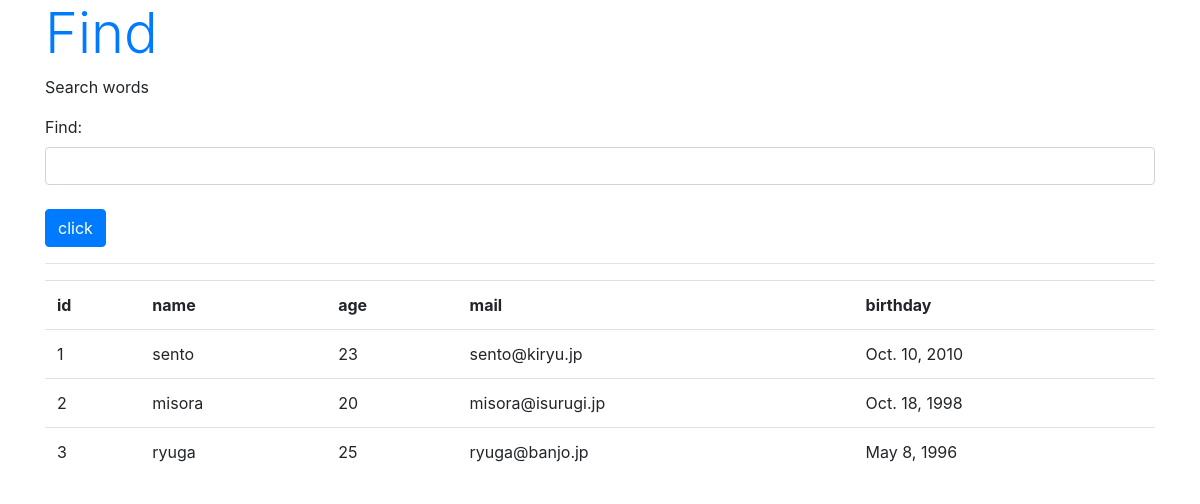
Before: /model/find with the older database file.
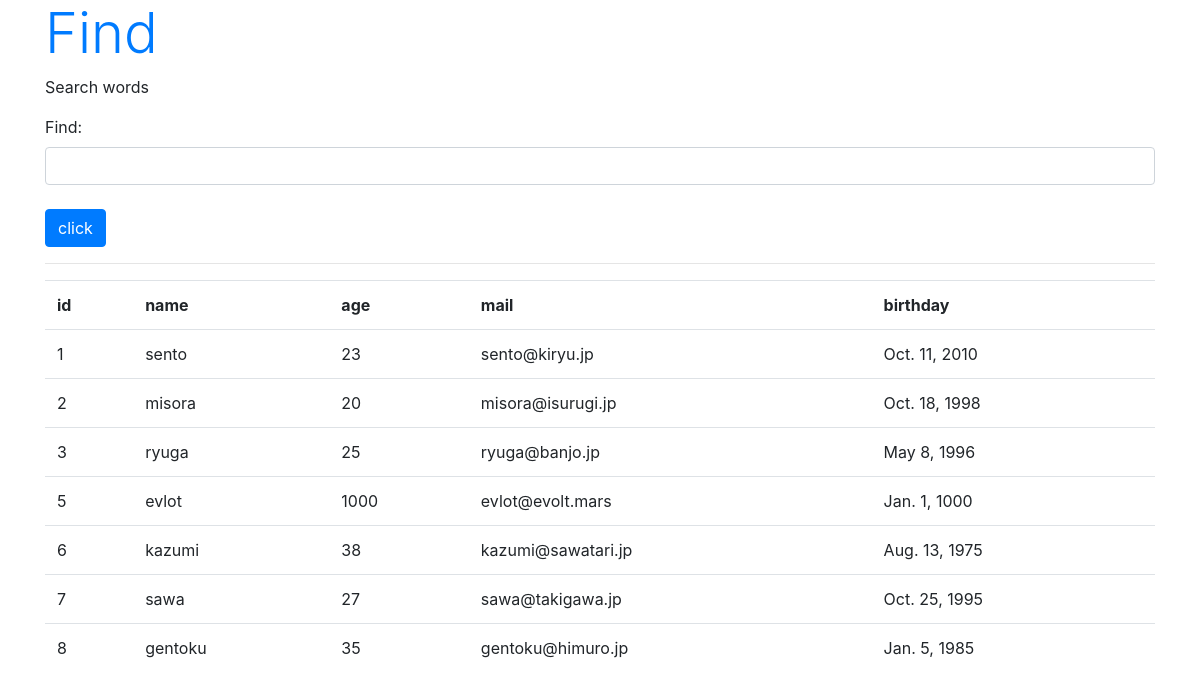
After: the same page with the newer database file.
### chapter3/models.py (models this page shows, shortened)
class Friend(models.Model):
    name = models.CharField(
        max_length=100,
        validators=[number_only]
    )
    mail = models.EmailField(max_length=200)
    gender = models.BooleanField()
    age = models.IntegerField()
    birthday = models.DateField()

### chapter3/views.py (the view)
def find(request):
    if request.method == "POST":
        form = FindForm(request.POST)
        find = request.POST["find"]
        val = find.split()
        sql = 'select * from chapter3_friend'
        if (find != ''):
            sql += ' where ' + find
        data = Friend.objects.raw(sql)
        msg = sql
    else:
        msg = "Search words"
        form = FindForm()
        data = Friend.objects.all()
    params = {
        "title": "Find",
        "message": msg,
        "form": form,
        "data": data,
    }
    return render(request, "chapter3/find.html", params)

### chapter3/forms.py
class FindForm(forms.Form):
    find = forms.CharField(
        label="Find",
        required=False,
        widget=forms.TextInput(attrs={"class": "form-control"}),
    )

### chapter3/templates/chapter3/find.html (shortened to what this page needs)
{% load static %}
<!DOCTYPE html>
<html lang="ja">
  <head>
    <link
      rel="stylesheet"
      href="https://stackpath.bootstrapcdn.com/bootstrap/4.3.1/css/bootstrap.min.css"
    />
  </head>
  <body class="container">
    <h1 class="display-4 text-primary">{{ title }}</h1>
    <p>{{message|safe}}</p>
    <form action="{% url 'find'%}" method="post">
      {% csrf_token %} {{ form.as_p }}
      <tr>
        <td>
          <input type="submit" value="click" class="btn btn-primary mt-2" />
        </td>
      </tr>
    </form>
    <hr />
    <table class="table">
      <tr>
        <th>id</th>
        <th>name</th>
        <th>age</th>
        <th>mail</th>
        <th>birthday</th>
      </tr>
      {% for item in data %}
      <tr>
        <td>{{ item.id }}</td>
        <td>{{ item.name }}</td>
        <td>{{ item.age }}</td>
        <td>{{ item.mail }}</td>
        <td>{{ item.birthday }}</td>
      </tr>
      {% endfor %}
    </table>
  </body>
</html>

Changed rows visible on the page:
changed Friend "sento": birthday "Oct. 10, 2010" → "Oct. 11, 2010"
added Friend: id "5", name "evlot", age "1000", mail "evlot@evolt.mars", birthday "Jan. 1, 1000"
added Friend: id "6", name "kazumi", age "38", mail "kazumi@sawatari.jp", birthday "Aug. 13, 1975"
added Friend: id "7", name "sawa", age "27", mail "sawa@takigawa.jp", birthday "Oct. 25, 1995"
added Friend: id "8", name "gentoku", age "35", mail "gentoku@himuro.jp", birthday "Jan. 5, 1985"
